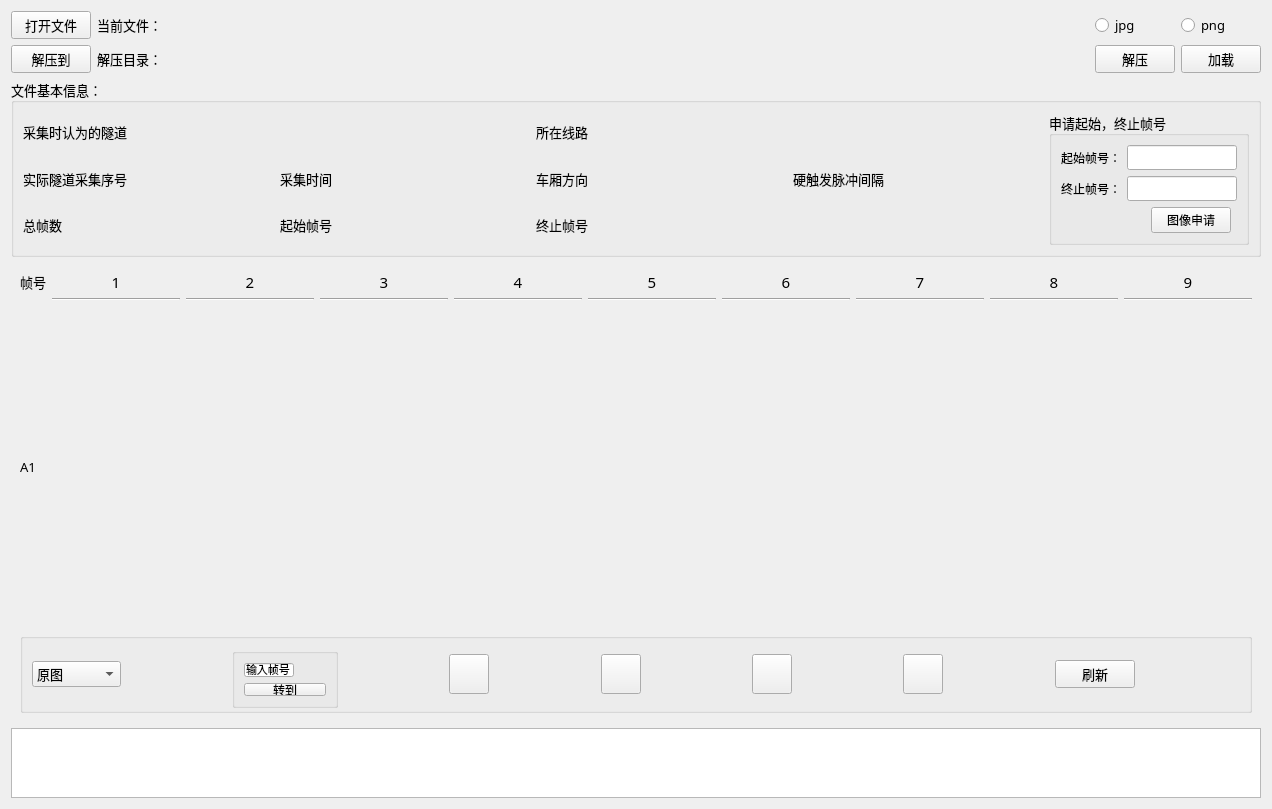
<?xml version="1.0" encoding="UTF-8"?>
<ui version="4.0">
 <class>ViewAquizDataWidget</class>
 <widget class="QWidget" name="ViewAquizDataWidget">
  <property name="geometry">
   <rect>
    <x>0</x>
    <y>0</y>
    <width>1270</width>
    <height>791</height>
   </rect>
  </property>
  <property name="font">
   <font>
    <family>微软雅黑</family>
    <pointsize>10</pointsize>
    <weight>50</weight>
    <bold>false</bold>
   </font>
  </property>
  <property name="windowTitle">
   <string>铁路隧道建筑限界测量系统-原图流式文件(.dat)查看工具</string>
  </property>
  <layout class="QVBoxLayout" name="verticalLayout">
   <item>
    <layout class="QGridLayout" name="gridLayout">
     <item row="0" column="0">
      <widget class="QPushButton" name="openFileButton">
       <property name="text">
        <string>打开文件</string>
       </property>
      </widget>
     </item>
     <item row="0" column="1">
      <widget class="QLabel" name="label">
       <property name="text">
        <string>当前文件：</string>
       </property>
      </widget>
     </item>
     <item row="0" column="2">
      <widget class="QLabel" name="currentFile">
       <property name="minimumSize">
        <size>
         <width>400</width>
         <height>0</height>
        </size>
       </property>
       <property name="text">
        <string/>
       </property>
      </widget>
     </item>
     <item row="1" column="0">
      <widget class="QPushButton" name="depressdirButton">
       <property name="text">
        <string>解压到</string>
       </property>
      </widget>
     </item>
     <item row="1" column="1">
      <widget class="QLabel" name="label_2">
       <property name="text">
        <string>解压目录：</string>
       </property>
      </widget>
     </item>
     <item row="1" column="2">
      <widget class="QLabel" name="depressdir">
       <property name="minimumSize">
        <size>
         <width>400</width>
         <height>0</height>
        </size>
       </property>
       <property name="text">
        <string/>
       </property>
      </widget>
     </item>
     <item row="1" column="4">
      <widget class="QPushButton" name="depressFileButton">
       <property name="text">
        <string>解压</string>
       </property>
      </widget>
     </item>
     <item row="0" column="3">
      <spacer name="horizontalSpacer">
       <property name="orientation">
        <enum>Qt::Horizontal</enum>
       </property>
       <property name="sizeHint" stdset="0">
        <size>
         <width>40</width>
         <height>20</height>
        </size>
       </property>
      </spacer>
     </item>
     <item row="1" column="5">
      <widget class="QPushButton" name="loadFileButton">
       <property name="text">
        <string>加载</string>
       </property>
      </widget>
     </item>
     <item row="0" column="4">
      <widget class="QRadioButton" name="isjpgbutton">
       <property name="layoutDirection">
        <enum>Qt::LeftToRight</enum>
       </property>
       <property name="text">
        <string>jpg</string>
       </property>
      </widget>
     </item>
     <item row="0" column="5">
      <widget class="QRadioButton" name="ispngbutton">
       <property name="layoutDirection">
        <enum>Qt::LeftToRight</enum>
       </property>
       <property name="text">
        <string>png</string>
       </property>
      </widget>
     </item>
    </layout>
   </item>
   <item>
    <widget class="QGroupBox" name="groupBox">
     <property name="title">
      <string>文件基本信息：</string>
     </property>
     <layout class="QGridLayout" name="gridLayout_5">
      <item row="0" column="0">
       <layout class="QGridLayout" name="gridLayout_3">
        <item row="2" column="6">
         <widget class="QLabel" name="label_11">
          <property name="text">
           <string>硬触发脉冲间隔</string>
          </property>
         </widget>
        </item>
        <item row="1" column="2">
         <widget class="QLabel" name="isdouble">
          <property name="text">
           <string/>
          </property>
         </widget>
        </item>
        <item row="2" column="3">
         <widget class="QLabel" name="datetime">
          <property name="text">
           <string/>
          </property>
         </widget>
        </item>
        <item row="1" column="3">
         <widget class="QLabel" name="isnormal">
          <property name="text">
           <string/>
          </property>
         </widget>
        </item>
        <item row="1" column="5">
         <widget class="QLabel" name="linename">
          <property name="text">
           <string/>
          </property>
         </widget>
        </item>
        <item row="1" column="0">
         <widget class="QLabel" name="label_4">
          <property name="text">
           <string>采集时认为的隧道</string>
          </property>
         </widget>
        </item>
        <item row="1" column="1">
         <widget class="QLabel" name="tunnelname">
          <property name="text">
           <string/>
          </property>
         </widget>
        </item>
        <item row="2" column="1">
         <widget class="QLabel" name="seqno">
          <property name="text">
           <string/>
          </property>
         </widget>
        </item>
        <item row="2" column="4">
         <widget class="QLabel" name="label_7">
          <property name="text">
           <string>车厢方向</string>
          </property>
         </widget>
        </item>
        <item row="2" column="2">
         <widget class="QLabel" name="label_5">
          <property name="text">
           <string>采集时间</string>
          </property>
         </widget>
        </item>
        <item row="2" column="0">
         <widget class="QLabel" name="label_6">
          <property name="text">
           <string>实际隧道采集序号</string>
          </property>
         </widget>
        </item>
        <item row="1" column="4">
         <widget class="QLabel" name="label_3">
          <property name="text">
           <string>所在线路</string>
          </property>
         </widget>
        </item>
        <item row="2" column="5">
         <widget class="QLabel" name="direction">
          <property name="text">
           <string/>
          </property>
         </widget>
        </item>
        <item row="3" column="0">
         <widget class="QLabel" name="label_8">
          <property name="text">
           <string>总帧数</string>
          </property>
         </widget>
        </item>
        <item row="3" column="1">
         <widget class="QLabel" name="totalFrame">
          <property name="text">
           <string/>
          </property>
         </widget>
        </item>
        <item row="3" column="2">
         <widget class="QLabel" name="label_9">
          <property name="text">
           <string>起始帧号</string>
          </property>
         </widget>
        </item>
        <item row="3" column="4">
         <widget class="QLabel" name="label_10">
          <property name="text">
           <string>终止帧号</string>
          </property>
         </widget>
        </item>
        <item row="3" column="3">
         <widget class="QLabel" name="startFrame">
          <property name="text">
           <string/>
          </property>
         </widget>
        </item>
        <item row="3" column="5">
         <widget class="QLabel" name="endFrame">
          <property name="text">
           <string/>
          </property>
         </widget>
        </item>
        <item row="2" column="7">
         <widget class="QLabel" name="pulsenum">
          <property name="text">
           <string/>
          </property>
         </widget>
        </item>
       </layout>
      </item>
      <item row="0" column="1">
       <widget class="QGroupBox" name="askRawImagesWidget">
        <property name="maximumSize">
         <size>
          <width>200</width>
          <height>16777215</height>
         </size>
        </property>
        <property name="font">
         <font>
          <pointsize>10</pointsize>
         </font>
        </property>
        <property name="title">
         <string>申请起始，终止帧号</string>
        </property>
        <layout class="QGridLayout" name="gridLayout_4">
         <item row="0" column="0">
          <widget class="QLabel" name="label_41">
           <property name="font">
            <font>
             <family>微软雅黑</family>
             <pointsize>9</pointsize>
            </font>
           </property>
           <property name="text">
            <string>起始帧号：</string>
           </property>
          </widget>
         </item>
         <item row="0" column="1" colspan="3">
          <widget class="QLineEdit" name="startframe">
           <property name="font">
            <font>
             <family>微软雅黑</family>
             <pointsize>9</pointsize>
            </font>
           </property>
          </widget>
         </item>
         <item row="1" column="0">
          <widget class="QLabel" name="label_40">
           <property name="font">
            <font>
             <family>微软雅黑</family>
             <pointsize>9</pointsize>
            </font>
           </property>
           <property name="text">
            <string>终止帧号：</string>
           </property>
          </widget>
         </item>
         <item row="1" column="1" colspan="3">
          <widget class="QLineEdit" name="endframe">
           <property name="font">
            <font>
             <family>微软雅黑</family>
             <pointsize>9</pointsize>
            </font>
           </property>
          </widget>
         </item>
         <item row="2" column="0" colspan="2">
          <spacer name="horizontalSpacer_10">
           <property name="orientation">
            <enum>Qt::Horizontal</enum>
           </property>
           <property name="sizeHint" stdset="0">
            <size>
             <width>158</width>
             <height>20</height>
            </size>
           </property>
          </spacer>
         </item>
         <item row="2" column="2">
          <widget class="QPushButton" name="applyimage_Button">
           <property name="font">
            <font>
             <family>微软雅黑</family>
             <pointsize>9</pointsize>
            </font>
           </property>
           <property name="text">
            <string>图像申请</string>
           </property>
          </widget>
         </item>
        </layout>
       </widget>
      </item>
     </layout>
    </widget>
   </item>
   <item>
    <widget class="QWidget" name="widget" native="true">
     <layout class="QVBoxLayout" name="verticalLayout_2">
      <item>
       <layout class="QGridLayout" name="gridLayout_2">
        <item row="0" column="4">
         <widget class="QLabel" name="fc4">
          <property name="maximumSize">
           <size>
            <width>16777215</width>
            <height>20</height>
           </size>
          </property>
          <property name="font">
           <font>
            <family>微软雅黑</family>
            <pointsize>11</pointsize>
           </font>
          </property>
          <property name="text">
           <string>4</string>
          </property>
          <property name="alignment">
           <set>Qt::AlignCenter</set>
          </property>
         </widget>
        </item>
        <item row="0" column="9">
         <widget class="QLabel" name="fc9">
          <property name="maximumSize">
           <size>
            <width>16777215</width>
            <height>20</height>
           </size>
          </property>
          <property name="font">
           <font>
            <family>微软雅黑</family>
            <pointsize>11</pointsize>
           </font>
          </property>
          <property name="text">
           <string>9</string>
          </property>
          <property name="alignment">
           <set>Qt::AlignCenter</set>
          </property>
         </widget>
        </item>
        <item row="1" column="8">
         <widget class="Line" name="line_7">
          <property name="orientation">
           <enum>Qt::Horizontal</enum>
          </property>
         </widget>
        </item>
        <item row="2" column="9">
         <widget class="QLabel" name="cam1img9">
          <property name="minimumSize">
           <size>
            <width>128</width>
            <height>320</height>
           </size>
          </property>
          <property name="maximumSize">
           <size>
            <width>128</width>
            <height>320</height>
           </size>
          </property>
          <property name="text">
           <string/>
          </property>
         </widget>
        </item>
        <item row="2" column="6">
         <widget class="QLabel" name="cam1img6">
          <property name="minimumSize">
           <size>
            <width>128</width>
            <height>320</height>
           </size>
          </property>
          <property name="maximumSize">
           <size>
            <width>128</width>
            <height>320</height>
           </size>
          </property>
          <property name="text">
           <string/>
          </property>
         </widget>
        </item>
        <item row="1" column="9">
         <widget class="Line" name="line_6">
          <property name="orientation">
           <enum>Qt::Horizontal</enum>
          </property>
         </widget>
        </item>
        <item row="2" column="0">
         <widget class="QLabel" name="cam1">
          <property name="text">
           <string>A1</string>
          </property>
         </widget>
        </item>
        <item row="1" column="4">
         <widget class="Line" name="line_4">
          <property name="orientation">
           <enum>Qt::Horizontal</enum>
          </property>
         </widget>
        </item>
        <item row="1" column="7">
         <widget class="Line" name="line_8">
          <property name="orientation">
           <enum>Qt::Horizontal</enum>
          </property>
         </widget>
        </item>
        <item row="0" column="8">
         <widget class="QLabel" name="fc8">
          <property name="maximumSize">
           <size>
            <width>16777215</width>
            <height>20</height>
           </size>
          </property>
          <property name="font">
           <font>
            <family>微软雅黑</family>
            <pointsize>11</pointsize>
           </font>
          </property>
          <property name="text">
           <string>8</string>
          </property>
          <property name="alignment">
           <set>Qt::AlignCenter</set>
          </property>
         </widget>
        </item>
        <item row="2" column="4">
         <widget class="QLabel" name="cam1img4">
          <property name="minimumSize">
           <size>
            <width>128</width>
            <height>320</height>
           </size>
          </property>
          <property name="maximumSize">
           <size>
            <width>128</width>
            <height>320</height>
           </size>
          </property>
          <property name="text">
           <string/>
          </property>
         </widget>
        </item>
        <item row="2" column="3">
         <widget class="QLabel" name="cam1img3">
          <property name="minimumSize">
           <size>
            <width>128</width>
            <height>320</height>
           </size>
          </property>
          <property name="maximumSize">
           <size>
            <width>128</width>
            <height>320</height>
           </size>
          </property>
          <property name="text">
           <string/>
          </property>
         </widget>
        </item>
        <item row="2" column="8">
         <widget class="QLabel" name="cam1img8">
          <property name="minimumSize">
           <size>
            <width>128</width>
            <height>320</height>
           </size>
          </property>
          <property name="maximumSize">
           <size>
            <width>128</width>
            <height>320</height>
           </size>
          </property>
          <property name="text">
           <string/>
          </property>
         </widget>
        </item>
        <item row="0" column="6">
         <widget class="QLabel" name="fc6">
          <property name="maximumSize">
           <size>
            <width>16777215</width>
            <height>20</height>
           </size>
          </property>
          <property name="font">
           <font>
            <family>微软雅黑</family>
            <pointsize>11</pointsize>
           </font>
          </property>
          <property name="text">
           <string>6</string>
          </property>
          <property name="alignment">
           <set>Qt::AlignCenter</set>
          </property>
         </widget>
        </item>
        <item row="0" column="7">
         <widget class="QLabel" name="fc7">
          <property name="maximumSize">
           <size>
            <width>16777215</width>
            <height>20</height>
           </size>
          </property>
          <property name="font">
           <font>
            <family>微软雅黑</family>
            <pointsize>11</pointsize>
           </font>
          </property>
          <property name="text">
           <string>7</string>
          </property>
          <property name="alignment">
           <set>Qt::AlignCenter</set>
          </property>
         </widget>
        </item>
        <item row="2" column="2">
         <widget class="QLabel" name="cam1img2">
          <property name="minimumSize">
           <size>
            <width>128</width>
            <height>320</height>
           </size>
          </property>
          <property name="maximumSize">
           <size>
            <width>128</width>
            <height>320</height>
           </size>
          </property>
          <property name="text">
           <string/>
          </property>
         </widget>
        </item>
        <item row="1" column="6">
         <widget class="Line" name="line_9">
          <property name="orientation">
           <enum>Qt::Horizontal</enum>
          </property>
         </widget>
        </item>
        <item row="2" column="7">
         <widget class="QLabel" name="cam1img7">
          <property name="minimumSize">
           <size>
            <width>128</width>
            <height>320</height>
           </size>
          </property>
          <property name="maximumSize">
           <size>
            <width>128</width>
            <height>320</height>
           </size>
          </property>
          <property name="text">
           <string/>
          </property>
         </widget>
        </item>
        <item row="0" column="1">
         <widget class="QLabel" name="fc1">
          <property name="maximumSize">
           <size>
            <width>16777215</width>
            <height>20</height>
           </size>
          </property>
          <property name="font">
           <font>
            <family>微软雅黑</family>
            <pointsize>11</pointsize>
           </font>
          </property>
          <property name="text">
           <string>1</string>
          </property>
          <property name="alignment">
           <set>Qt::AlignCenter</set>
          </property>
         </widget>
        </item>
        <item row="1" column="3">
         <widget class="Line" name="line_3">
          <property name="orientation">
           <enum>Qt::Horizontal</enum>
          </property>
         </widget>
        </item>
        <item row="0" column="3">
         <widget class="QLabel" name="fc3">
          <property name="maximumSize">
           <size>
            <width>16777215</width>
            <height>20</height>
           </size>
          </property>
          <property name="font">
           <font>
            <family>微软雅黑</family>
            <pointsize>11</pointsize>
           </font>
          </property>
          <property name="text">
           <string>3</string>
          </property>
          <property name="alignment">
           <set>Qt::AlignCenter</set>
          </property>
         </widget>
        </item>
        <item row="2" column="5">
         <widget class="QLabel" name="cam1img5">
          <property name="minimumSize">
           <size>
            <width>128</width>
            <height>320</height>
           </size>
          </property>
          <property name="maximumSize">
           <size>
            <width>128</width>
            <height>320</height>
           </size>
          </property>
          <property name="text">
           <string/>
          </property>
         </widget>
        </item>
        <item row="0" column="5">
         <widget class="QLabel" name="fc5">
          <property name="maximumSize">
           <size>
            <width>16777215</width>
            <height>20</height>
           </size>
          </property>
          <property name="font">
           <font>
            <family>微软雅黑</family>
            <pointsize>11</pointsize>
           </font>
          </property>
          <property name="text">
           <string>5</string>
          </property>
          <property name="alignment">
           <set>Qt::AlignCenter</set>
          </property>
         </widget>
        </item>
        <item row="1" column="2">
         <widget class="Line" name="line_2">
          <property name="orientation">
           <enum>Qt::Horizontal</enum>
          </property>
         </widget>
        </item>
        <item row="1" column="1">
         <widget class="Line" name="line">
          <property name="orientation">
           <enum>Qt::Horizontal</enum>
          </property>
         </widget>
        </item>
        <item row="0" column="0">
         <widget class="QLabel" name="fclabel">
          <property name="maximumSize">
           <size>
            <width>16777215</width>
            <height>20</height>
           </size>
          </property>
          <property name="text">
           <string>帧号</string>
          </property>
         </widget>
        </item>
        <item row="2" column="1">
         <widget class="QLabel" name="cam1img1">
          <property name="minimumSize">
           <size>
            <width>128</width>
            <height>320</height>
           </size>
          </property>
          <property name="maximumSize">
           <size>
            <width>128</width>
            <height>320</height>
           </size>
          </property>
          <property name="text">
           <string/>
          </property>
         </widget>
        </item>
        <item row="0" column="2">
         <widget class="QLabel" name="fc2">
          <property name="maximumSize">
           <size>
            <width>16777215</width>
            <height>20</height>
           </size>
          </property>
          <property name="font">
           <font>
            <family>微软雅黑</family>
            <pointsize>11</pointsize>
           </font>
          </property>
          <property name="text">
           <string>2</string>
          </property>
          <property name="alignment">
           <set>Qt::AlignCenter</set>
          </property>
         </widget>
        </item>
        <item row="1" column="5">
         <widget class="Line" name="line_5">
          <property name="orientation">
           <enum>Qt::Horizontal</enum>
          </property>
         </widget>
        </item>
       </layout>
      </item>
      <item>
       <widget class="QGroupBox" name="player_groupBox">
        <property name="minimumSize">
         <size>
          <width>600</width>
          <height>0</height>
         </size>
        </property>
        <property name="maximumSize">
         <size>
          <width>16777215</width>
          <height>80</height>
         </size>
        </property>
        <property name="title">
         <string/>
        </property>
        <layout class="QGridLayout" name="gridLayout_6">
         <item row="0" column="12">
          <spacer name="horizontalSpacer_7">
           <property name="orientation">
            <enum>Qt::Horizontal</enum>
           </property>
           <property name="sizeHint" stdset="0">
            <size>
             <width>40</width>
             <height>20</height>
            </size>
           </property>
          </spacer>
         </item>
         <item row="0" column="7">
          <widget class="QPushButton" name="lastFrameLabel_2">
           <property name="minimumSize">
            <size>
             <width>40</width>
             <height>40</height>
            </size>
           </property>
           <property name="maximumSize">
            <size>
             <width>40</width>
             <height>40</height>
            </size>
           </property>
           <property name="toolTip">
            <string>&lt;html&gt;&lt;head/&gt;&lt;body&gt;&lt;p&gt;上5帧&lt;/p&gt;&lt;/body&gt;&lt;/html&gt;</string>
           </property>
           <property name="whatsThis">
            <string>&lt;html&gt;&lt;head/&gt;&lt;body&gt;&lt;p&gt;&lt;br/&gt;&lt;/p&gt;&lt;/body&gt;&lt;/html&gt;</string>
           </property>
           <property name="styleSheet">
            <string notr="true">QPushButton{ 
    border-width:4px;
    border-image:url(:player/player_back.png)
    4 4 4 4 stretch stretch;
}

QPushButton:hover{
    border: 0.1px solid;
    border-image:url(:player/player_back.png)
}

QPushButton:pressed{
	border: 0.1px solid;
	border-image:url(:player/player_back.png)
}</string>
           </property>
           <property name="text">
            <string/>
           </property>
          </widget>
         </item>
         <item row="0" column="5">
          <widget class="QPushButton" name="beginFrameLabel_2">
           <property name="minimumSize">
            <size>
             <width>40</width>
             <height>40</height>
            </size>
           </property>
           <property name="maximumSize">
            <size>
             <width>40</width>
             <height>40</height>
            </size>
           </property>
           <property name="toolTip">
            <string>&lt;html&gt;&lt;head/&gt;&lt;body&gt;&lt;p&gt;第一帧&lt;/p&gt;&lt;/body&gt;&lt;/html&gt;</string>
           </property>
           <property name="whatsThis">
            <string>&lt;html&gt;&lt;head/&gt;&lt;body&gt;&lt;p&gt;&lt;br/&gt;&lt;/p&gt;&lt;/body&gt;&lt;/html&gt;</string>
           </property>
           <property name="styleSheet">
            <string notr="true">QPushButton{ 
    border-width:4px;
    border-image:url(:player/player_begin.png)
    4 4 4 4 stretch stretch;
}

QPushButton:hover{
    border: 0.1px solid;
    border-image:url(:player/player_begin.png)
}

QPushButton:pressed{
	border: 0.1px solid;
	border-image:url(:player/player_begin.png)
}</string>
           </property>
           <property name="text">
            <string/>
           </property>
          </widget>
         </item>
         <item row="0" column="11">
          <widget class="QPushButton" name="endFrameLabel_2">
           <property name="minimumSize">
            <size>
             <width>40</width>
             <height>40</height>
            </size>
           </property>
           <property name="maximumSize">
            <size>
             <width>40</width>
             <height>40</height>
            </size>
           </property>
           <property name="toolTip">
            <string>&lt;html&gt;&lt;head/&gt;&lt;body&gt;&lt;p&gt;末尾帧&lt;/p&gt;&lt;/body&gt;&lt;/html&gt;</string>
           </property>
           <property name="whatsThis">
            <string>&lt;html&gt;&lt;head/&gt;&lt;body&gt;&lt;p&gt;&lt;br/&gt;&lt;/p&gt;&lt;/body&gt;&lt;/html&gt;</string>
           </property>
           <property name="styleSheet">
            <string notr="true">QPushButton{ 
    border-width:4px;
    border-image:url(:player/player_end.png)
    4 4 4 4 stretch stretch;
}

QPushButton:hover{
    border: 0.1px solid;
    border-image:url(:player/player_end.png)
}

QPushButton:pressed{
	border: 0.1px solid;
	border-image:url(:player/player_end.png)
}</string>
           </property>
           <property name="text">
            <string/>
           </property>
          </widget>
         </item>
         <item row="0" column="6">
          <spacer name="horizontalSpacer_11">
           <property name="orientation">
            <enum>Qt::Horizontal</enum>
           </property>
           <property name="sizeHint" stdset="0">
            <size>
             <width>40</width>
             <height>20</height>
            </size>
           </property>
          </spacer>
         </item>
         <item row="0" column="8">
          <spacer name="horizontalSpacer_8">
           <property name="orientation">
            <enum>Qt::Horizontal</enum>
           </property>
           <property name="sizeHint" stdset="0">
            <size>
             <width>40</width>
             <height>20</height>
            </size>
           </property>
          </spacer>
         </item>
         <item row="0" column="10">
          <spacer name="horizontalSpacer_9">
           <property name="orientation">
            <enum>Qt::Horizontal</enum>
           </property>
           <property name="sizeHint" stdset="0">
            <size>
             <width>40</width>
             <height>20</height>
            </size>
           </property>
          </spacer>
         </item>
         <item row="0" column="4">
          <spacer name="horizontalSpacer_12">
           <property name="orientation">
            <enum>Qt::Horizontal</enum>
           </property>
           <property name="sizeHint" stdset="0">
            <size>
             <width>40</width>
             <height>20</height>
            </size>
           </property>
          </spacer>
         </item>
         <item row="0" column="9">
          <widget class="QPushButton" name="nextFrameLabel_2">
           <property name="minimumSize">
            <size>
             <width>40</width>
             <height>40</height>
            </size>
           </property>
           <property name="maximumSize">
            <size>
             <width>40</width>
             <height>40</height>
            </size>
           </property>
           <property name="toolTip">
            <string>&lt;html&gt;&lt;head/&gt;&lt;body&gt;&lt;p&gt;下5帧&lt;/p&gt;&lt;/body&gt;&lt;/html&gt;</string>
           </property>
           <property name="whatsThis">
            <string>&lt;html&gt;&lt;head/&gt;&lt;body&gt;&lt;p&gt;&lt;br/&gt;&lt;/p&gt;&lt;/body&gt;&lt;/html&gt;</string>
           </property>
           <property name="styleSheet">
            <string notr="true">QPushButton{ 
    border-width:4px;
    border-image:url(:player/player_forward.png)
    4 4 4 4 stretch stretch;
}

QPushButton:hover{
    border: 0.1px solid;
    border-image:url(:player/player_forward.png)
}

QPushButton:pressed{
	border: 0.1px solid;
	border-image:url(:player/player_forward.png)
}</string>
           </property>
           <property name="text">
            <string/>
           </property>
          </widget>
         </item>
         <item row="0" column="1">
          <spacer name="horizontalSpacer_13">
           <property name="orientation">
            <enum>Qt::Horizontal</enum>
           </property>
           <property name="sizeHint" stdset="0">
            <size>
             <width>40</width>
             <height>20</height>
            </size>
           </property>
          </spacer>
         </item>
         <item row="0" column="14">
          <spacer name="horizontalSpacer_14">
           <property name="orientation">
            <enum>Qt::Horizontal</enum>
           </property>
           <property name="sizeHint" stdset="0">
            <size>
             <width>40</width>
             <height>20</height>
            </size>
           </property>
          </spacer>
         </item>
         <item row="0" column="13">
          <widget class="QPushButton" name="refreshButton_2">
           <property name="font">
            <font>
             <pointsize>10</pointsize>
            </font>
           </property>
           <property name="text">
            <string>刷新</string>
           </property>
           <property name="icon">
            <iconset resource="../../../lz_client_main/resource/icons.qrc">
             <normaloff>:/image/refresh (2).png</normaloff>:/image/refresh (2).png</iconset>
           </property>
          </widget>
         </item>
         <item row="0" column="0">
          <widget class="QComboBox" name="imgEnhance_comboBox">
           <item>
            <property name="text">
             <string>原图</string>
            </property>
           </item>
           <item>
            <property name="text">
             <string>图像增强1</string>
            </property>
           </item>
           <item>
            <property name="text">
             <string>图像增强2</string>
            </property>
           </item>
          </widget>
         </item>
         <item row="0" column="3">
          <widget class="QGroupBox" name="groupBox_2">
           <property name="minimumSize">
            <size>
             <width>100</width>
             <height>60</height>
            </size>
           </property>
           <property name="title">
            <string/>
           </property>
           <layout class="QVBoxLayout" name="verticalLayout_4">
            <item>
             <widget class="QLineEdit" name="frameSearchInput_2">
              <property name="maximumSize">
               <size>
                <width>50</width>
                <height>16777215</height>
               </size>
              </property>
              <property name="font">
               <font>
                <pointsize>8</pointsize>
               </font>
              </property>
              <property name="text">
               <string>输入帧号</string>
              </property>
             </widget>
            </item>
            <item>
             <widget class="QPushButton" name="frameSearchButton_2">
              <property name="font">
               <font>
                <pointsize>9</pointsize>
               </font>
              </property>
              <property name="text">
               <string>转到</string>
              </property>
              <property name="icon">
               <iconset resource="../../../lz_client_main/resource/icons.qrc">
                <normaloff>:/image/cancel.png</normaloff>:/image/cancel.png</iconset>
              </property>
             </widget>
            </item>
           </layout>
          </widget>
         </item>
        </layout>
       </widget>
      </item>
     </layout>
    </widget>
   </item>
   <item>
    <widget class="QTextBrowser" name="statusArea"/>
   </item>
  </layout>
 </widget>
 <resources>
  <include location="../../../lz_client_main/resource/icons.qrc"/>
 </resources>
 <connections/>
</ui>
